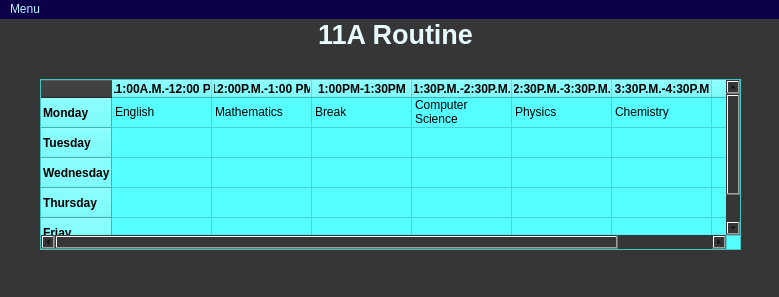
<?xml version="1.0" encoding="UTF-8"?>
<ui version="4.0">
 <class>MainWindow</class>
 <widget class="QMainWindow" name="MainWindow">
  <property name="geometry">
   <rect>
    <x>0</x>
    <y>0</y>
    <width>779</width>
    <height>297</height>
   </rect>
  </property>
  <property name="windowTitle">
   <string>MainWindow</string>
  </property>
  <property name="styleSheet">
   <string notr="true">background-color:rgb(54,54,54);</string>
  </property>
  <widget class="QWidget" name="centralwidget">
   <widget class="QTableWidget" name="tableWidget">
    <property name="geometry">
     <rect>
      <x>40</x>
      <y>60</y>
      <width>701</width>
      <height>171</height>
     </rect>
    </property>
    <property name="styleSheet">
     <string notr="true">background-color:rgb(85, 255, 255);</string>
    </property>
    <row>
     <property name="text">
      <string>Monday</string>
     </property>
     <property name="font">
      <font>
       <weight>75</weight>
       <bold>true</bold>
      </font>
     </property>
    </row>
    <row>
     <property name="text">
      <string>Tuesday</string>
     </property>
     <property name="font">
      <font>
       <weight>75</weight>
       <bold>true</bold>
      </font>
     </property>
    </row>
    <row>
     <property name="text">
      <string>Wednesday</string>
     </property>
     <property name="font">
      <font>
       <weight>75</weight>
       <bold>true</bold>
      </font>
     </property>
    </row>
    <row>
     <property name="text">
      <string>Thursday</string>
     </property>
     <property name="font">
      <font>
       <weight>75</weight>
       <bold>true</bold>
      </font>
     </property>
    </row>
    <row>
     <property name="text">
      <string>Friay</string>
     </property>
     <property name="font">
      <font>
       <weight>75</weight>
       <bold>true</bold>
      </font>
     </property>
    </row>
    <column>
     <property name="text">
      <string>  11:00A.M.-12:00 PM</string>
     </property>
     <property name="font">
      <font>
       <weight>75</weight>
       <bold>true</bold>
      </font>
     </property>
    </column>
    <column>
     <property name="text">
      <string>12:00P.M.-1:00 PM</string>
     </property>
     <property name="font">
      <font>
       <weight>75</weight>
       <bold>true</bold>
      </font>
     </property>
    </column>
    <column>
     <property name="text">
      <string>1:00PM-1:30PM</string>
     </property>
     <property name="font">
      <font>
       <weight>75</weight>
       <bold>true</bold>
      </font>
     </property>
    </column>
    <column>
     <property name="text">
      <string>1:30P.M.-2:30P.M.</string>
     </property>
     <property name="font">
      <font>
       <weight>75</weight>
       <bold>true</bold>
      </font>
     </property>
    </column>
    <column>
     <property name="text">
      <string>2:30P.M.-3:30P.M.</string>
     </property>
     <property name="font">
      <font>
       <weight>75</weight>
       <bold>true</bold>
      </font>
     </property>
    </column>
    <column>
     <property name="text">
      <string> 3:30P.M.-4:30P.M.</string>
     </property>
     <property name="font">
      <font>
       <weight>75</weight>
       <bold>true</bold>
      </font>
     </property>
    </column>
    <column>
     <property name="text">
      <string/>
     </property>
    </column>
    <item row="0" column="0">
     <property name="text">
      <string>English</string>
     </property>
    </item>
    <item row="0" column="1">
     <property name="text">
      <string>Mathematics</string>
     </property>
    </item>
    <item row="0" column="2">
     <property name="text">
      <string>Break</string>
     </property>
    </item>
    <item row="0" column="3">
     <property name="text">
      <string>Computer Science</string>
     </property>
    </item>
    <item row="0" column="4">
     <property name="text">
      <string>Physics</string>
     </property>
    </item>
    <item row="0" column="5">
     <property name="text">
      <string>Chemistry</string>
     </property>
    </item>
   </widget>
   <widget class="QLabel" name="label">
    <property name="geometry">
     <rect>
      <x>230</x>
      <y>0</y>
      <width>331</width>
      <height>51</height>
     </rect>
    </property>
    <property name="font">
     <font>
      <family>MS Shell Dlg 2</family>
      <pointsize>20</pointsize>
      <weight>75</weight>
      <italic>false</italic>
      <bold>true</bold>
     </font>
    </property>
    <property name="mouseTracking">
     <bool>false</bool>
    </property>
    <property name="layoutDirection">
     <enum>Qt::LeftToRight</enum>
    </property>
    <property name="autoFillBackground">
     <bool>false</bool>
    </property>
    <property name="styleSheet">
     <string notr="true">
color:rgb(231, 251, 255)</string>
    </property>
    <property name="text">
     <string>11A Routine</string>
    </property>
    <property name="alignment">
     <set>Qt::AlignHCenter|Qt::AlignTop</set>
    </property>
    <property name="margin">
     <number>2</number>
    </property>
   </widget>
  </widget>
  <widget class="QMenuBar" name="menubar">
   <property name="geometry">
    <rect>
     <x>0</x>
     <y>0</y>
     <width>779</width>
     <height>21</height>
    </rect>
   </property>
   <property name="styleSheet">
    <string notr="true">color:rgb(184, 242, 255);
background-color:rgb(12, 1, 72)</string>
   </property>
   <widget class="QMenu" name="menuMenubar">
    <property name="title">
     <string>Menu</string>
    </property>
    <addaction name="actionAdd_Routine"/>
    <addaction name="actionGo_back"/>
   </widget>
   <addaction name="menuMenubar"/>
  </widget>
  <widget class="QStatusBar" name="statusbar"/>
  <action name="actionAdd_Routine">
   <property name="text">
    <string>Add Routine</string>
   </property>
  </action>
  <action name="actionGo_back">
   <property name="text">
    <string>Go back</string>
   </property>
  </action>
 </widget>
 <resources/>
 <connections/>
</ui>
